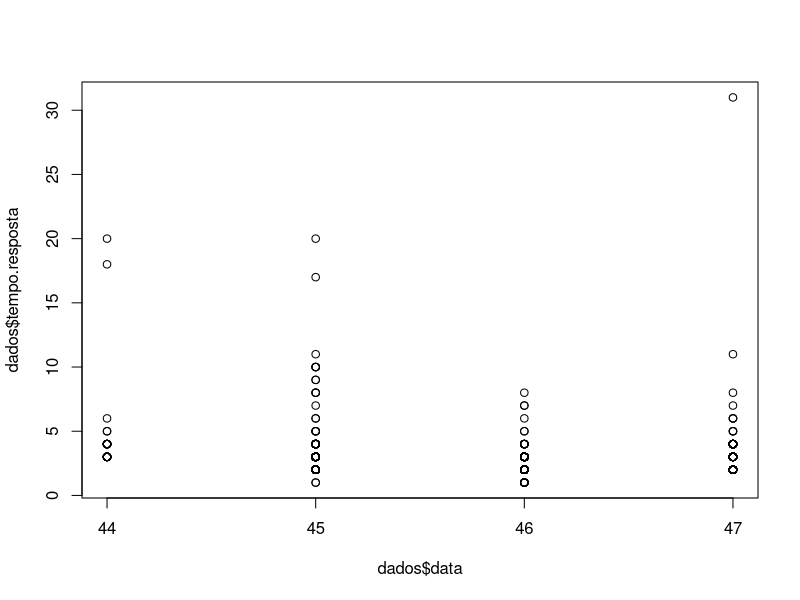

Generate this figure with R:
## ---- chunk 1
# NÃO ALTERE O CÓDIGO NESTE CAMPO
knitr::opts_chunk$set(echo = TRUE)
library(dplyr)
library(ggplot2)
## ---- chunk 2
setClass("timestamp")
setAs("character","timestamp", function(from) as.POSIXct(from, format="%Y-%m-%dT%H:%M:%S"))
dados <- read.csv(file="put_1_1000.csv", header=TRUE, sep=",", colClasses = c("timestamp", "integer"))
#colClasses = c("character", "factor", "integer", "numeric", "Date", "logical")))
## ---- chunk 3
summary(dados$tempo.resposta)
plot(x=dados$data, y=dados$tempo.resposta)
#qplot(y = pdif, x = genero, data = cdc, geom = "boxplot")
#qplot(x = data, fill = tempo.resposta, data = dados)
